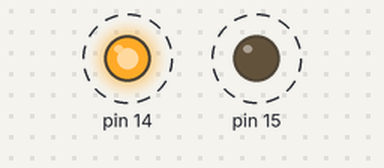
A sketch run on a simulated Arduino Uno, built with avr-gcc and run on an emulated ATmega328P. Shown: output pins drawn as LEDs (lit = HIGH). Dashed ring = blinking.

Above: at 0.2 s.
Timing chart, 0 to 4.6 s (numbered marks = the images above):
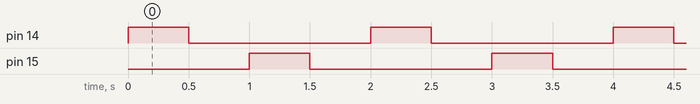

Measured:
- by itself, pin 14, pin 15: alternates HIGH for 0.50 s and LOW for 1.5 s
- by itself, everything shown: repeats every 2.0 s, in 4 steps

The sketch:

blink_led_array.ino
```cpp
// (licence header left out)
#include "controller/led.hpp"
#include "controller/controller_array.hpp"

using led = controller::digital_led;

// Declare an arary of digital leds.
controller::controller_array<led, 2> leds(14, 15);

// the setup function runs once when you press reset or power the board
void setup() {
    leds.init(); // initializes all leds
}

// the loop function runs over and over again forever
void loop() {
  // Loop over led array
  for(auto & led : leds){
    led.blink(1000);
  }
}
```

digital_output_pin.hpp
```cpp
// (licence header left out)
#pragma once

#include "output_pin.hpp"
#include "digital_state.hpp"

namespace cfw{
  /**
   * @brief A digital output pin, which can be set to digital values,
   * named high and low.
   */
  struct digital_output_pin : public output_pin{
    using pin_state_t = unsigned char;
    using output_pin::output_pin;

    inline void setStateHigh(){
      setState(digital_state::HI());
    }
    inline void setStateLow(){
      setState(digital_state::LO());
    }
    inline void setState(digital_state state){
      digitalWrite(*this, state);
    }
  };
}
```

digital_state.hpp
```cpp
// (licence header left out)
#pragma once

namespace cfw{
   /**
   * @brief Represents digital state. It is a wrapper around primitive
   * state type (typically uint8_t), and provides a cast operator, so it
   * can be used like as if it is primitive type.
   *
   * @note This type is defaulted to `low`, in case you would default-construct it.
   */
  struct digital_state{
  private:
    using primitive_type_t = unsigned char;
  public:
    /**
     * @brief Default constructor of the digital_state.
     * The value of the digital_state will be `low`.
     */
    digital_state() = default;

    /**
     * @brief Construct a digital state object from primitive type value.
     *
     */
    explicit constexpr digital_state(primitive_type_t value)
      : value(value)
    {}

    /**
     * @brief Cast operator to primitive_type_t
     */
    operator primitive_type_t() const {
      return value;
    }
    /**
     * @brief High digital state (1).
     * Can be represented as ON, EXIST.
     */
    static constexpr digital_state HI() { return digital_state{(primitive_type_t)(1)}; }

    /**
     * @brief Low digital state (0).
     * Can be represented as OFF, ABSENT.
     */
    static constexpr digital_state LO() { return digital_state{(primitive_type_t)(0)}; }
    /**
     * @brief Returns whether digital state is high or not.
     */
    inline bool isHigh()  const { return *this == HI();}
    /**
     * @brief Returns whether digital state is low or not.
     */
    inline bool isLow()   const { return *this == LO();}
  private:
    /**
     * @brief The wrapped type.
     * Defaulted to `low`.
     */
    primitive_type_t value = { LO() };
  };
}
```

output_pin.hpp
```cpp
// (licence header left out)
#pragma once

#include "pin.hpp"

namespace cfw{
  /**
   * @brief A @ref `pin`, which is designated as output.
   */
  struct output_pin : public pin {

    /**
     * @brief Construct a new output pin object
     *
     * @param    pin_index      Index of the pin
     */
    output_pin(char pin_index)
      : pin(pin_index)
    {}

    /**
     * @brief Construct and initialize new output pin object
     *
     * @param    pin_index           Index of the pin
     */
    output_pin(char pin_index, auto_init)
      : output_pin(pin_index)
    {
        init();
    }

    /**
     * @brief Initialize output pin.
     */
    inline void init(){
      setAsOutput();
    }
  };
}
```

pin.hpp
```cpp
// (licence header left out)
#pragma once

namespace cfw{

  /**
   * @brief Tag struct for controller constructors
   * that allow initialization at construction time
   */
  struct auto_init{};
    /**
   * @brief Represents a pin on chip.
   */
  struct pin{

    using auto_init = cfw::auto_init;
    /**
     * @brief Pin index type
     */
    using pin_index_t = unsigned char;
    /**
     * @brief Pin mode type
     */
    using pin_mode_t  = unsigned char;
    /**
     * @brief Construct a new pin object
     *
     * @param    pin_index           Index of the pin on chip
     */
    pin(pin_index_t pin_index)
      : index(pin_index)
    {}

    /**
     * @brief Cast operator to integral pin type.
     * This allows this struct (and inheriting) to be used
     * in functions like digitalWrite(..) and pinMode(..) without
     * any explicit cast and member access.
     */
    operator pin_index_t () const {
      return index;
    }
  protected:
    /**
     * @brief Set operation mode of the pin.
     *
     * @param    mode        Desired mode
     */
    inline void setMode(pin_mode_t mode){
      pinMode(*this, mode);
    }
    /**
     * @brief Sets the pin as output. This allows
     * writing to the pin, if pin supports output.
     */
    inline void setAsOutput(){
      setMode(OUTPUT);
    }
    /**
     * @brief Sets the pin as input. This restricts
     * writing to the pin and allows read-only access.
     */
    inline void setAsInput(){
      setMode(INPUT);
    }
    /**
     * @brief Sets the pin as input, and enables input pullup
     * resistor, and default value for the pin will be high (or analog max).
     */
    inline void setAsInputPullup(){
      setMode(INPUT_PULLUP);
    }
  private:
      unsigned char index;
  };
}
```

controller_array.hpp
```cpp
#pragma once

namespace controller{
    /**
     * @brief
     *
     * @tparam T
     * @tparam Size
     */
    template<typename T, unsigned int Size>
    struct controller_array{

        /**
         * @brief Construct a new controller array object
         *
         * @tparam _T
         * @param    args
         */
        template<class... _T>
        controller_array(_T... args)
            : controllers{args...}
        {
            static_assert(!(Size > sizeof...(args)), "Insufficient argument count for controller array. This array requires `Size` arguments.");
            static_assert(!(Size < sizeof...(args)), "Too many arguments for controller array. This array requires `Size` arguments.");
        }

        inline T* begin() {
            return &controllers[0];
        }

        inline T* end() {
            return &controllers[Size];
        }

        inline const T* cbegin() const {
            return &controllers[0];
        }

        inline const T* cend() const {
            return &controllers[Size];
        }

        inline void init(){
            for(auto & controller : *this){
                controller.init();
            }
        }

        inline T& operator[](unsigned int index){
            return controllers[index];
        }
    private:
        T controllers[Size];
    };
}
```

led.hpp
```cpp
#pragma once

#include "../cfw/digital_output_pin.hpp"

namespace controller{

    /**
     * @brief A controller for light emitting diode (LED)
     *
     */
    struct digital_led : private cfw::digital_output_pin{

        using digital_output_pin::digital_output_pin;
        using digital_output_pin::init;
        using digital_output_pin::auto_init;

        inline void on(){
            setStateHigh();
        }

        inline void off(){
            setStateLow();
        }

        inline void blink(int delay_ms){
            on();
            delay(delay_ms / 2);
            off();
            delay(delay_ms / 2);
        }
    };
}
```
